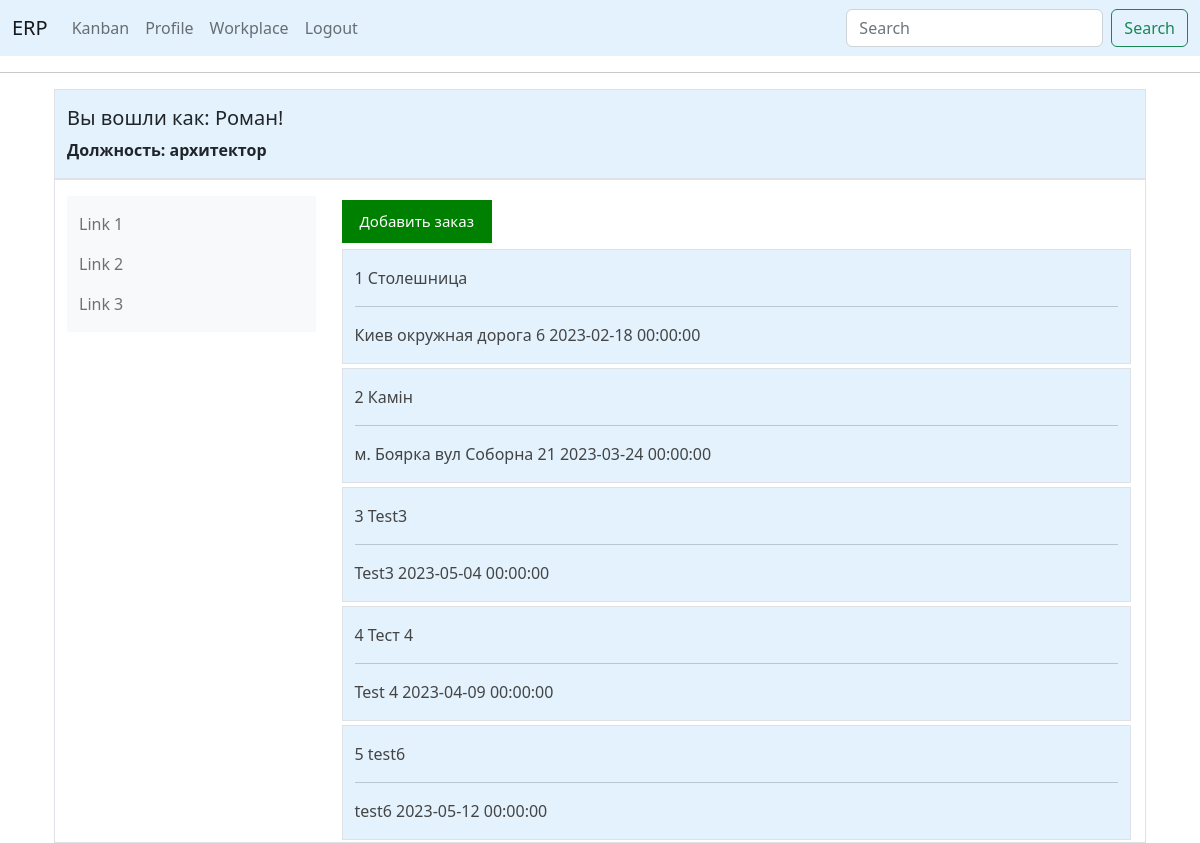
The page /index (signed in) on the database its author committed.
### app/models.py (models this page shows, shortened)
class User(UserMixin, db.Model):
    id = db.Column(db.Integer, primary_key=True)
    first_name = db.Column(db.String(150), index=True)
    last_name = db.Column(db.String(150), index=True)
    phone = db.Column(db.String(120), index=True, unique=True)
    username = db.Column(db.String(64), index=True, unique=True)
    password_hash = db.Column(db.String(128))
    specialization_id = db.Column(db.Integer, db.ForeignKey('specialization.id'), nullable=False)
    posts = db.relationship('Post', backref='author', lazy='dynamic')
    followed = db.relationship(
        'User', secondary=followers,
        primaryjoin=(followers.c.follower_id == id),
        secondaryjoin=(followers.c.followed_id == id),
        backref=db.backref('followers', lazy='dynamic'), lazy='dynamic')

class Specialization(db.Model):
    id = db.Column(db.Integer, primary_key=True)
    job_departmet = db.Column(db.String(200), index=True)
    job_title = db.Column(db.String(150), index=True, unique=True)
    users = db.relationship('User', backref='employee',
                            lazy=True)  # this is not a table field, the code sets the relation of the specialization

class OrderClient(db.Model):
    id = db.Column(db.Integer, primary_key=True)
    title_order = db.Column(db.String(300))
    title_stone = db.Column(db.String(300))
    object_description = db.Column(db.String(2000))
    address = db.Column(db.String(5000))  # address of project
    deadline = db.Column(db.DateTime)  # when do we need to finish the project
    measurements = db.Column(db.Boolean, default=False, nullable=False)  # choice - Fals/True, do we need measures
    project_drawing = db.Column(db.Boolean, default=False,
                                nullable=False)  # choice - Fals/True, do we need project drawing
    control = db.Column(db.Boolean, default=False, nullable=False)
    clients_id = db.Column(db.Integer, db.ForeignKey('clients.id'),
                           nullable=False)  # relationship to table "clients" meny to one
    def __repr__(self):
        return f'Заказ №: {self.id} {self.title_order}, {self.address}, Конечная дата: {self.deadline}, ' \
               f'Замеры: {self.measurements}, Чертежи: {self.project_drawing}, Контроль: {self.control}'

### app/routes.py (the view)
@app.route('/')
@app.route('/index')
@login_required
def index():
    client_order = OrderClient.query.all()
    user_spec = current_user.specialization_id
    if user_spec == 2:
        next_page = request.args.get('next')
        if not next_page or url_parse(next_page).netloc != '':
            next_page = url_for('workplace')
        return redirect(next_page)
    return render_template('index.html', title='Главная', client_order=client_order)

### app/models.py (called while the page is built)
@login.user_loader
def load_user(id):
    return User.query.get(int(id))

### app/templates/index.html (shortened to what this page needs)
{% if current_user.specialization_id is ne(2)%}
{% extends "base_bootstrap.html" %}
{% else %}
{% extends "base.html" %}
{% endif %}
{% block content %}
<form action="{{ url_for('add_order') }}" method="get" target="_blank">
    <button type="submit" class="button"> Добавить заказ </button>
</form>
{% for order in client_order %}
<button class="accordion" id="rcorners2">
    <div class="container-sm pt-3 border " style="background-color: #e3f2fd">
    <p> {{ order.id }} {{ order.title_order }} </p>
    <hr>
    <p>{{ order.address }} {{ order.deadline }}</p>
    </div>
</button>
{% endfor %}
{% endblock %}

### app/templates/base_bootstrap.html (shortened to what this page needs)
<!doctype html>
<html>
<link href="https://cdn.jsdelivr.net/npm/bootstrap@5.2.3/dist/css/bootstrap.min.css" rel="stylesheet"
>
<head>
    <nav class="navbar navbar-expand-lg bg-body-tertiary" style="background-color: #e3f2fd;">
        <div class="container-fluid">
            <a class="navbar-brand" href="{{ url_for('index') }}">ERP</a>
            <div class="collapse navbar-collapse" id="navbarSupportedContent">
                <ul class="navbar-nav me-auto mb-2 mb-lg-0">
                    {% if current_user.is_anonymous %}
                    <li class="nav-item">
                        <a class="nav-link active" aria-current="page" href="{{ url_for('index') }}">Home</a>
                    </li>
                    <li class="nav-item">
                        <a class="nav-link" href="{{ url_for('login') }}">Login</a>
                    </li>
                    {% else %}
                    <li class="nav-item">
                        <a class="nav-link" href="{{ url_for('kanban') }}">Kanban</a>
                    </li>
                    <li class="nav-item">
                        <a class="nav-link" href="{{ url_for('user', username=current_user.username) }}">Profile</a>
                    </li>
                    <li class="nav-item">
                        <a class="nav-link" href="{{ url_for('workplace') }}">Workplace</a>
                    </li>
                    <li class="nav-item">
                        <a class="nav-link" href="{{ url_for('logout') }}">Logout</a>
                    </li>
                </ul>
                <form class="d-flex" role="search">
                    <input class="form-control me-2" type="search" placeholder="Search" aria-label="Search">
                    <button class="btn btn-outline-success" type="submit">Search</button>
                </form>
                {% endif %}
            </div>
        </div>
    </nav>
    <hr>
    <div class="container mt-3">
    <div class="container mt-3">
</head>
<body>
<div class="container-sm pt-3 border " style="background-color: #e3f2fd">
    <div>
        {% if current_user.is_authenticated %}
        <h5> Вы вошли как: {{ current_user.first_name }}!</h5>
        <p><strong>Должность: {{current_user.employee.job_title}}</strong></p>
        {% endif %}
    </div>
</div>
<div class="container-sm pt-3 border ">
    <div class="row">
        <div class="col-sm-3">
            <nav class="navbar bg-light">
                <div class="container-fluid">
                    <ul class="navbar-nav">
                        <li class="nav-item">
                            <a class="nav-link" href="#">Link 1</a>
                        </li>
                        <li class="nav-item">
                            <a class="nav-link" href="#">Link 2</a>
                        </li>
                        <li class="nav-item">
                            <a class="nav-link" href="#">Link 3</a>
                        </li>
                    </ul>
                </div>
            </nav>
        </div>
        <div class="col-sm-9">
            {% block content %}{% endblock %}
        </div>
    </div>
</div>
</body>
</html>

### app/templates/index.html (style rules this page uses)
.button { background-color: green; border: none; color: white; padding: 10px 18px; text-align: center; text-decoration: none; display: inline-block; font-size: 15px; margin: 4px 2px; cursor: pointer; }
.accordion { background-color: #eee; color: #444; cursor: pointer; padding: 10px; width: 100%; text-align: left; border: none; outline: none; transition: 0.4s; }
.accordion:after { content: '\02795'; font-size: 0px; color: #777; float: right; margin-left: 5px; }
#rcorners2 { border-radius: 10px; border: 2px solid white; background: #AEAEAE; padding: 0px; width: 100%; height: auto; }

### rows shown on the page
User: first_name "Роман"
Specialization: employee.job_title "архитектор"
OrderClient: id "1", title_order "Столешница", address "Киев окружная дорога 6", deadline "2023-02-18 00:00:00"
OrderClient: id "2", title_order "Камін", address "м. Боярка вул Соборна 21", deadline "2023-03-24 00:00:00"
OrderClient: id "3", title_order "Test3", address "Test3", deadline "2023-05-04 00:00:00"
OrderClient: id "4", title_order "Тест 4", address "Test 4", deadline "2023-04-09 00:00:00"
OrderClient: id "5", title_order "test6", address "test6", deadline "2023-05-12 00:00:00"
